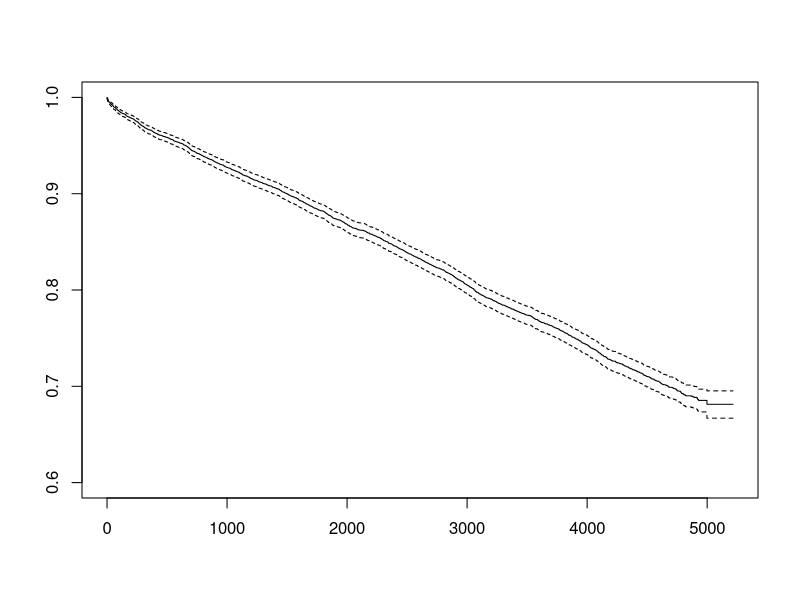
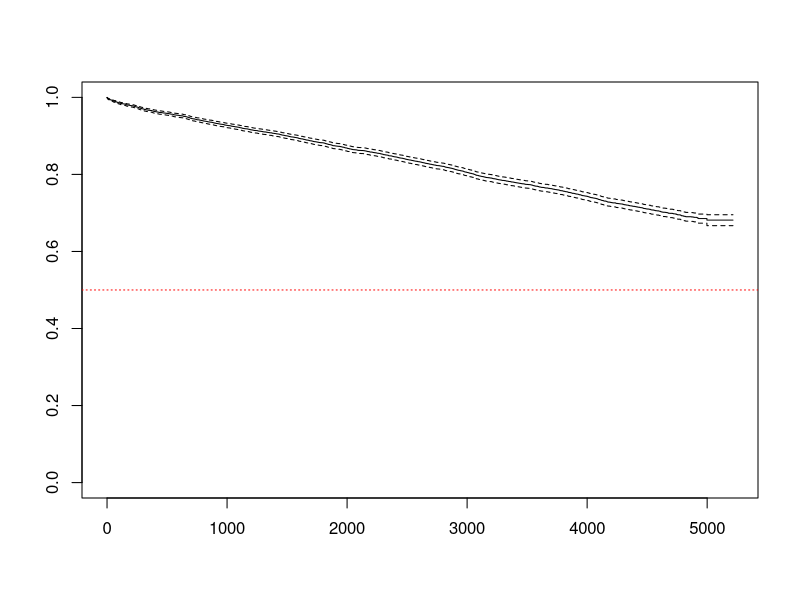

Write R code to recreate these figures, in order. (Note: this script raises an error after producing the figures.)
library(survival)
data("flchain")
flchain
summary(flchain)

# La gammopatia monoclonale è una patologia rara, caratterizzata dall'accumulo nel midollo osseo
# e nel sangue di una proteina anomala (paraproteina, proteina monoclonale o M proteina). --> Patologia cancerogena

# Analisi fatta su campioni di sangue
#L'elettroforesi delle sieroproteine (proteine sieriche, cioè del siero, che circolano attraverso il sistema circolatorio)
# è un esame di screening che permette di separare le proteine del siero in base alla loro mobilità in campo elettrico.

# Le molecole delle Immunoglobuline (gli anticorpi) sono proteine composte da due catene peptidiche "pesanti"
# identiche unite a due catene "leggere" identiche.--> catene leggere kappa e lambda --> la sovrapproduzione indica malfunzionamenti
# Il rapporto kappa/lambda per avere valori non anomali è: 0.26-1.65


#La causa principale di questa malattia è l’alterazione di alcune cellule del midollo osseo e la loro conseguente produzione eccessiva
#di proteina monoclonale. L’accumulo di questa proteina riduce lo spazio delle cellule sane e si concentra anche nel sangue. 
#Nonostante non si sappiano precisamente le cause di questa alterazione, recenti ricerche sembrano
#individuarne le cause in malattie autoimmuni (es. artrite, remautide).

# Let's try something
#### Lab 1 (leukemia) ####
#Change into a survival variable
g <- Surv(flchain$futime, flchain$death)
class(g)

#Kaplan-Meier est
result.km <- survfit(g ~ 1, conf.type = "log-log")
result.km
summary(result.km)
plot(result.km, ylim = c(0.6, 1))

# Fleming-Harringon (Nelson-Aalen) estimator
?survfit
result.na <- survfit(g ~ 1, conf.type="log-log", stype=2)
summary(result.na)

# cumulative hazard and corresponding standard error
round(result.na$cumhaz,4)
round(result.na$std.chaz,4)

plot(result.na)
abline(h=0.5, col="red",lty=3)

tt_full<-c(tt,1,1,2,2,3,4,4,5,5,8,8,8,8,11,11,12,12,15,17,22,23)
cens_full<- c(cens, rep(1,21))
control <- rep(c(0,1), each=21)

results <- survfit(Surv(tt_full, cens_full) ~ control, conf.type="log-log")
results

summary(results)
plot(results,col=c("black", "red"),lty = 1:2,xlab = "Weeks", ylab = "estimated S(t)")
legend("topright", legend = c("treat", "control"), lty = c(1, 2),col=c("black","red"))

quantile(results)
